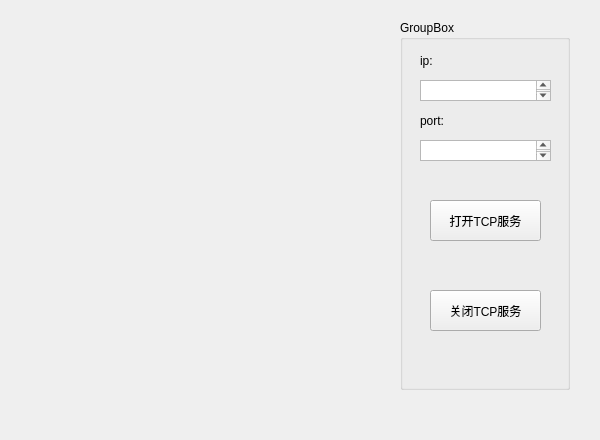
<?xml version="1.0" encoding="UTF-8"?>
<ui version="4.0">
 <class>Host_Send</class>
 <widget class="QWidget" name="Host_Send">
  <property name="geometry">
   <rect>
    <x>0</x>
    <y>0</y>
    <width>600</width>
    <height>440</height>
   </rect>
  </property>
  <property name="windowTitle">
   <string>Form</string>
  </property>
  <widget class="QGroupBox" name="groupBox">
   <property name="geometry">
    <rect>
     <x>400</x>
     <y>20</y>
     <width>170</width>
     <height>370</height>
    </rect>
   </property>
   <property name="title">
    <string>GroupBox</string>
   </property>
   <widget class="QPushButton" name="tcp_open">
    <property name="geometry">
     <rect>
      <x>30</x>
      <y>180</y>
      <width>111</width>
      <height>41</height>
     </rect>
    </property>
    <property name="text">
     <string>打开TCP服务</string>
    </property>
   </widget>
   <widget class="QPushButton" name="tcp_close">
    <property name="geometry">
     <rect>
      <x>30</x>
      <y>270</y>
      <width>111</width>
      <height>41</height>
     </rect>
    </property>
    <property name="text">
     <string>关闭TCP服务</string>
    </property>
   </widget>
   <widget class="QLabel" name="label">
    <property name="geometry">
     <rect>
      <x>20</x>
      <y>30</y>
      <width>41</width>
      <height>21</height>
     </rect>
    </property>
    <property name="text">
     <string>ip:</string>
    </property>
   </widget>
   <widget class="QLabel" name="label_2">
    <property name="geometry">
     <rect>
      <x>20</x>
      <y>90</y>
      <width>51</width>
      <height>21</height>
     </rect>
    </property>
    <property name="text">
     <string>port:</string>
    </property>
   </widget>
   <widget class="QTextBrowser" name="textBrowser_ip">
    <property name="geometry">
     <rect>
      <x>20</x>
      <y>60</y>
      <width>131</width>
      <height>21</height>
     </rect>
    </property>
   </widget>
   <widget class="QTextBrowser" name="textBrowser_port">
    <property name="geometry">
     <rect>
      <x>20</x>
      <y>120</y>
      <width>131</width>
      <height>21</height>
     </rect>
    </property>
   </widget>
  </widget>
 </widget>
 <resources/>
 <connections/>
</ui>
